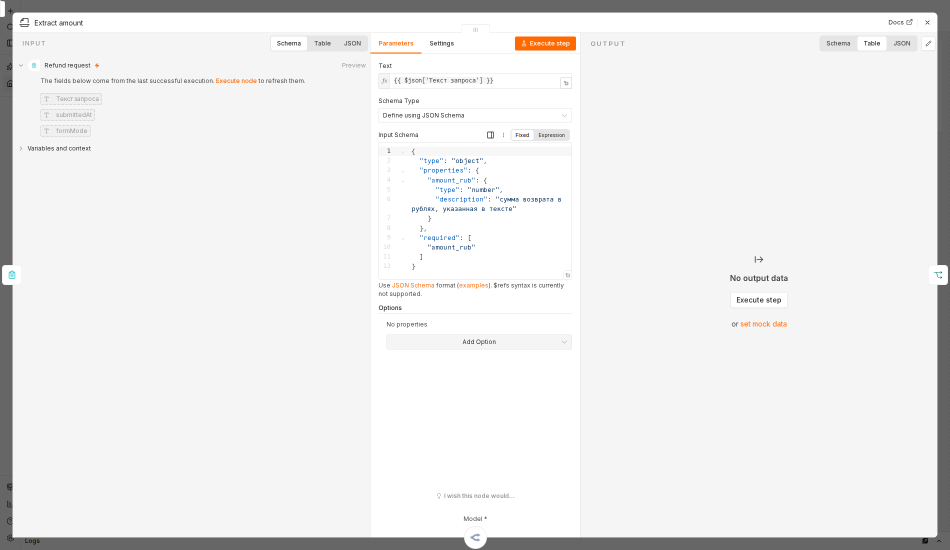
#> input picture library/seminars/sem-08/stend/n8n-screenshots-raw/case3-extract-amount.png, 1900 x 1100 px, given in place of case1-before.png, which was not available (shown at 1/2 size)
$ python make_figures_w2b.py
#> lines starting #> are read from the running program, lines starting #| are printed output that depends on the picture; after the words box and inside, x2 and y2 are one past the last pixel; in counts of white or black regions, pixels touching at a corner belong together; pictures that were not available may be replaced by others from this repository, and a replacement may not be noted
#!/usr/bin/env python3
"""Волна 2б «конфетки» Семинара 8 (issue #292) — две СВЕДЁННЫЕ фигуры Кейса 1.

План `qa/PLAN-KONFETKA-INSTRUKTSII-2026-10-22.md` §4.8 сводит по две пары
слайдов Кейса 1 в один экран каждую: n11 + n11a («Версия с моделью на стенде»)
и n14 + n14a («Версия с шаблоном на стенде»). На каждом сведённом экране обязан
поместиться и общий кадр холста, и панель настройки узла, — то есть фигура
теперь одна, а показать должна то, что раньше показывали две.

    k1-stend-versiya1-real.png  холст воркфлоу «Кейс 1 (до)», под ним поле
                                 `Prompt (User Message)` узла `Compose
                                 notification (LLM)` и два его переключателя
    k1-stend-versiya2-real.png  холст воркфлоу «Кейс 1 (после)», под ним поле
                                 `notification_text` узла `Compose
                                 notification (template)` и переключатель
                                 «Include Other Input Fields»

── Чем здесь связаны руки, и почему раскладка именно такая ──────────────────

Полоса содержания слайда — 12,23″ × 5,90″ (`deck_config.py`: WIDTH, BOTTOM
минус заголовок), пропорция 2,07. Фигура с пропорцией НИЖЕ 1,66 не может занять
80% ширины и ловит предупреждение `СХЕМА ЗАЖАТА` (`deck_kit.figure`:
FIG_MIN_FILL). Одновременно §3.6 плана держит пол кегля 7,5 pt на скринах.
Эти два требования тянут в разные стороны, и свести их удалось не сразу —
замеры всех проб, чтобы следующая волна не повторяла их заново:

    холст + панель ОДНА ПОД ДРУГОЙ, обе во всю ширину   → 1,41 · холст 5,6 pt ✗
    то же, с полосами подписей в одну строку            → 1,50 · холст 5,6 pt ✗
    холст и панель РЯДОМ, по высоте вровень             → 5,14 · холст 5,0 pt ✗
    холст сверху + РЯД из двух панелей, полосы подписей → 1,78 · холст 7,7 pt ~
    холст сверху + РЯД из двух панелей, БЕЗ подписей    → 2,01 · холст 7,5 pt ✓

Решающим оказался отказ от полос подписей над кропами. Полоса стоит 40–90 px
высоты каждая, то есть прямо съедает пропорцию, — а работу свою здесь не
делает: в отличие от панельных композитов волны 1а (где кроп показывает
безымянное поле ввода), ЭТИ кропы режутся по границе, внутри которой интерфейс
n8n подписывает себя сам: «Prompt (User Message)», «notification_text»,
«Require Specific Output Format», «Include Other Input Fields». Рисовать над
ними вторую подпись значило бы повторить словами то, что уже написано на
кадре, — ровно то удвоение, которое §3.7 плана запрещает на слайде.

Высота нижнего ряда задана (`ROW2_H`), а ширина левой колонки из неё
ВЫЧИСЛЯЕТСЯ: у двух версий поля настройки разной формы (у версии 1 поле
промпта вытянуто вширь, у версии 2 выражение с именем и типом — вглубь), и
при равном делении пополам версия 2 давала пропорцию 1,80 и холст 6,7 pt.
Подбор ширины под общую высоту ряда выравнивает обе версии на 2,01.

ЧТО НЕ ТРОГАЕТСЯ. Фигуры волн 1а и 1б (`make_figures_crops.py`) этим файлом не
пересобираются — он только ЧИТАЕТ те же исходники `stend/n8n-screenshots-raw/`
и пишет два НОВЫХ имени. Прежние `k1-n8n-versiya1-real.png`,
`k1-n8n-versiya2-real.png`, `k1-n8n-versiya1-nastroyka-llm.png`,
`k1-n8n-versiya2-nastroyka-template.png` остаются на диске: на них стоят
EN-слайды до волны 6, и они же — запасной показ.

Прямоугольник холста — K1_BOX волны 1б, (288, 248, 1660, 648), ПОВТОРЁН здесь
числом, а не импортирован: импорт `make_figures_crops` выполнил бы его целиком
и переписал все восемь фигур той волны. Если K1_BOX там когда-нибудь
изменится, этот файл надо поправить вручную — цена названа, а не спрятана.

Запуск: `python3 make_figures_w2b.py` (из `rendered/`).
"""
from pathlib import Path

from PIL import Image, ImageDraw

HERE = Path(__file__).resolve().parent
RAW = HERE.parent / "stend" / "n8n-screenshots-raw"
OUT = HERE / "figures"

DEEP = (0x21, 0x29, 0x5C)
LIGHT = (0x1C, 0x72, 0x93)
W = (255, 255, 255)

BAND_IN = 12.23          # ширина полосы контента слайда (deck_config.WIDTH)
BAND_H_IN = 5.90         # высота полосы под фигурой БЕЗ текстовых блоков
KEGL_FLOOR_PT = 7.5      # пол кегля на скринах (план §3.6)

GAP = 28
ROW2_H = 255             # высота нижнего ряда, px (см. шапку)

# Холст Кейса 1 — тот же прямоугольник, что у волны 1б (см. шапку).
K1_BOX = (288, 248, 1660, 648)

# Панели настройки. Прямоугольники взяты по самим скринам 1900×1100; каждый
# режется так, чтобы в кадр попала СОБСТВЕННАЯ подпись поля из интерфейса.
V1_PROMPT = (753, 236, 1148, 383)     # «Prompt (User Message)» + поле целиком
V1_TOGGLES = (750, 390, 1150, 512)    # оба переключателя, оба выключены
V2_FIELD = (772, 236, 1160, 414)      # `notification_text` · String · выражение
V2_INCLUDE = (750, 505, 1150, 627)    # «Include Other Input Fields» = All


def framed(im, box_w, box_h):
    """Кроп в тиловой рамке, вписанный по центру в прямоугольник ряда."""
    k = box_w / im.width
    small = im.resize((box_w, round(im.height * k)), Image.LANCZOS)
    out = Image.new("RGB", (box_w, box_h), W)
    y = (box_h - small.height) // 2
    out.paste(small, (0, y))
    ImageDraw.Draw(out).rectangle(
        [0, y, box_w - 1, y + small.height - 1], outline=LIGHT, width=2)
    return out


def stend_composite(canvas_src, panel_src, left_box, right_box):
    """Холст и панель — РАЗНЫЕ скрины одного воркфлоу: `case1-before.png` снят
    на холсте, `case1-before-compose.png` — с открытой двойным щелчком панелью
    узла. Отсюда два исходника, а не один."""
#> called with canvas_src = 'case1-before.png', panel_src = 'case1-before-compose.png', left_box = (753, 236, 1148, 383), right_box = (750, 390, 1150, 512)
    raw = Image.open(RAW / canvas_src).convert("RGB")
#> raw is the input picture: PIL image 1900x1100 RGB; mean R, G, B 236.1, 235.8, 235.7
    pan = Image.open(RAW / panel_src).convert("RGB")
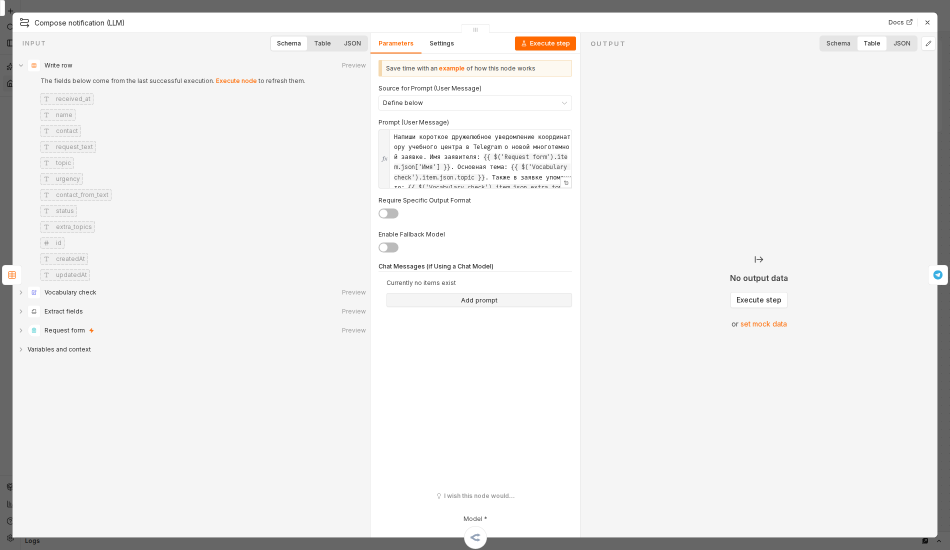
#> input picture library/seminars/sem-08/stend/n8n-screenshots-raw/case1-before-compose.png, 1900 x 1100 px (shown at 1/2 size)
#> pan is the input picture: PIL image 1900x1100 RGB; mean R, G, B 235.6, 235.3, 235
    canvas = raw.crop(K1_BOX)
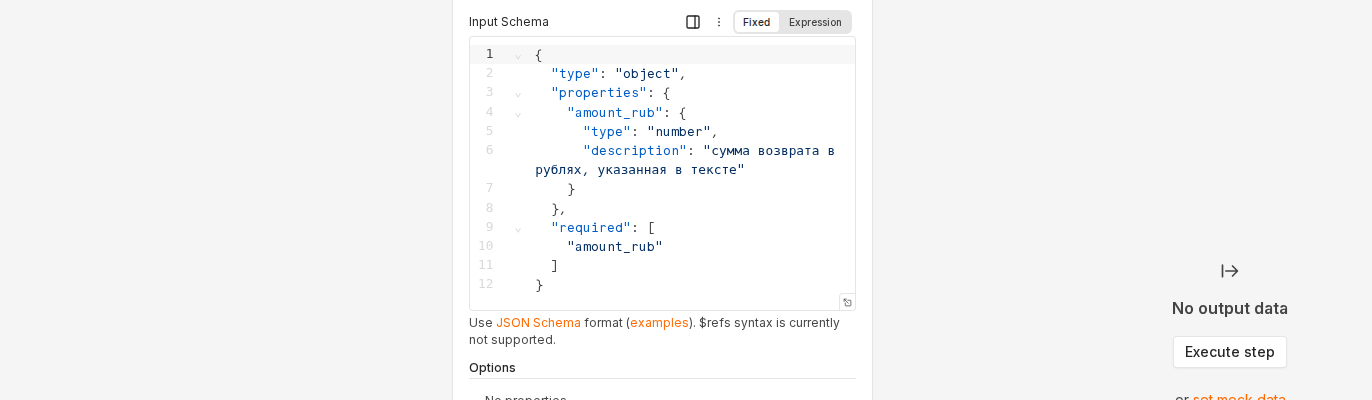
#> canvas: PIL image 1372x400 RGB; mean R, G, B 245.9, 246, 246.2
    cw = canvas.width
#> cw = 1372

    lsrc, rsrc = pan.crop(left_box), pan.crop(right_box)
    # Ширина левой колонки — та, при которой её высота равна высоте ряда.
    lw = min(round(ROW2_H * lsrc.width / lsrc.height), cw - GAP - 200)
#> lw = 685
    rw = cw - GAP - lw
#> rw = 659

    out = Image.new("RGB", (cw, canvas.height + GAP + ROW2_H), W)
#> out: PIL image 1372x683 RGB; every value is 255
    out.paste(canvas, (0, 0))
    ImageDraw.Draw(out).rectangle(
        [0, 0, cw - 1, canvas.height - 1], outline=DEEP, width=2)
    out.paste(framed(lsrc, lw, ROW2_H), (0, canvas.height + GAP))
#> in framed, `out = Image.new("RGB", (box_w, box_h), W)`: out: PIL image 685x255 RGB; every value is 255
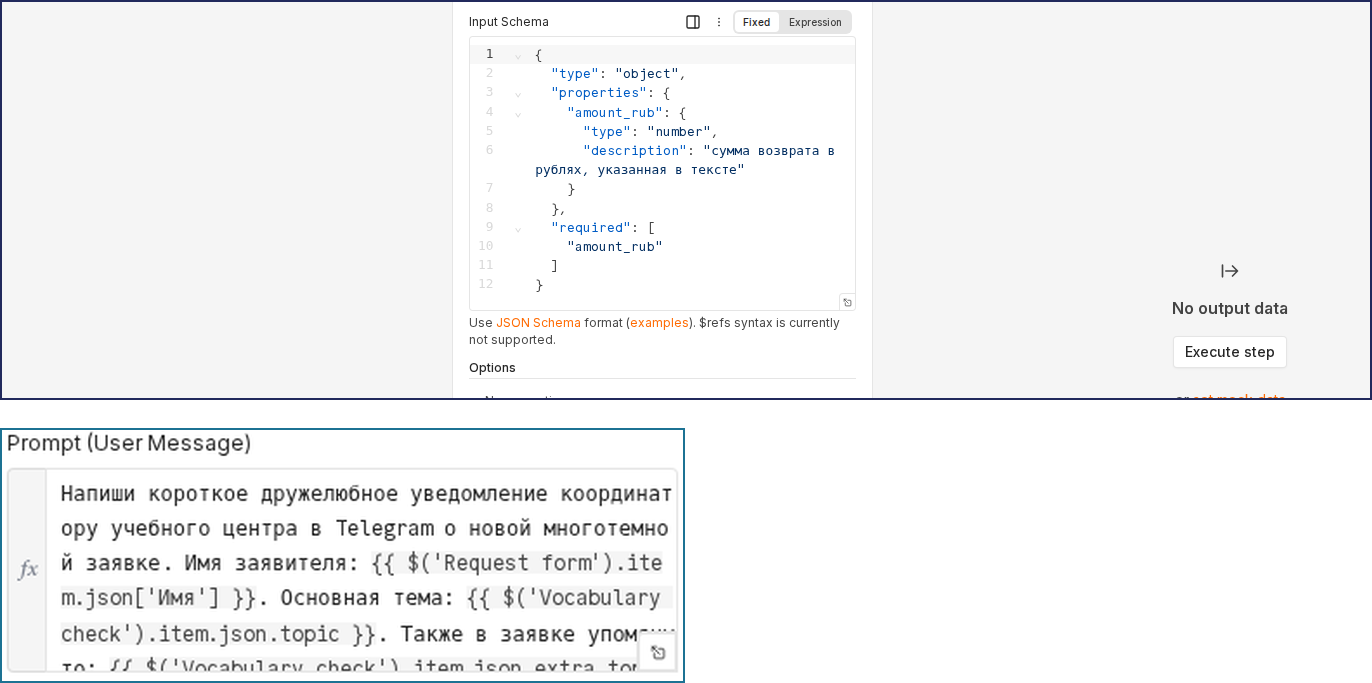
#> out: PIL image 1372x683 RGB; mean R, G, B 243.4, 243.9, 244.5
    out.paste(framed(rsrc, rw, ROW2_H), (lw + GAP, canvas.height + GAP))
#> call 2 of framed, with box_w = 659, box_h = 255
#> in framed (call 2), `small = im.resize((box_w, round(im.height * k)), Image.LANCZOS)`:
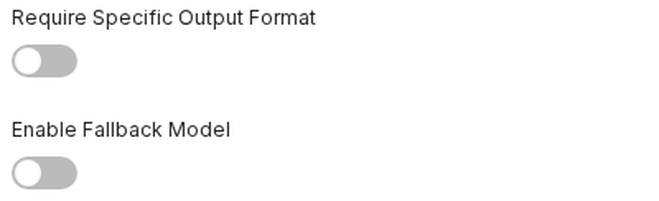
#> small: PIL image 659x201 RGB; min 0, max 255, mean 249.7
#> in framed (call 2), `out = Image.new("RGB", (box_w, box_h), W)`: out: PIL image 659x255 RGB; every value is 255
#> in framed (call 2), `ImageDraw.Draw(out).rectangle( [0, y, box_w - 1, y + small.height - 1]..`:
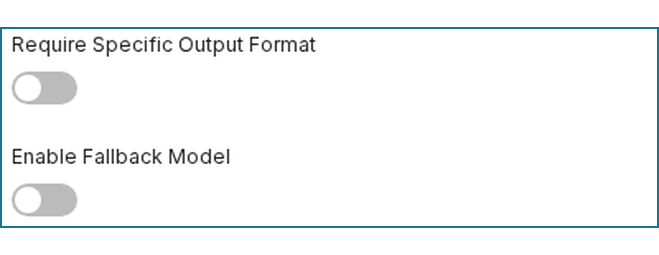
#> out: PIL image 659x255 RGB; mean R, G, B 246.2, 247.9, 248.6
#> out: PIL image 1372x683 RGB
    return out, canvas.size, (lsrc.size, lw), (rsrc.size, rw)


def report(name, im, canvas_px, left, right):
    """Пропорция и кегль интерфейса на слайде — числом, а не на глаз.

    Кегль считается для трёх размеров текста интерфейса n8n: 12 px — серые
    подподписи узлов («manual», «sendMessage: message»), 14 px — подписи полей
    в панели, 17 px — имена узлов на холсте и значения полей."""
#> called with name = 'k1-stend-versiya1-real.png', canvas_px = (1372, 400), left = ((395, 147), 685), right = ((400, 122), 659)
    ar = im.width / im.height
#> ar = 2.01
    w_in = min(BAND_IN, BAND_H_IN * ar)
#> w_in = 11.85
    fill = w_in / BAND_IN
#> fill = 0.969
    print(f"  {name}  {im.size}  пропорция {ar:.2f}  "
          f"на слайде {w_in:.2f}″ ({fill:.0%} полосы"
          f"{'' if fill >= 0.80 else ' — НИЖЕ ПОРОГА 80%'})")
#|   k1-stend-versiya1-real.png  (1372, 683)  пропорция 2.01  на слайде 11.85″ (97% полосы)
    for label, src_w, fig_w in (("холст", canvas_px[0], im.width),
                                ("панель слева", left[0][0], left[1]),
                                ("панель справа", right[0][0], right[1])):
        pt = w_in * fig_w / im.width * 72 / src_w
        flag = "" if 12 * pt >= KEGL_FLOOR_PT - 0.05 else "  ← 12 px ниже пола 7,5 pt"
        print(f"     кегль [{label}]: 12 px = {12 * pt:.1f} pt, "
              f"14 px = {14 * pt:.1f} pt, 17 px = {17 * pt:.1f} pt{flag}")
#> this loop made 3 passes
#> (label, src_w, fig_w, pt) on passes 1 to 3: ('холст', 1372, 1372, 0.622), ('панель слева', 395, 685, 1.08), ('панель справа', 400, 659, 1.02)
#|      кегль [холст]: 12 px = 7.5 pt, 14 px = 8.7 pt, 17 px = 10.6 pt
#|      кегль [панель слева]: 12 px = 12.9 pt, 14 px = 15.1 pt, 17 px = 18.3 pt
#|      кегль [панель справа]: 12 px = 12.3 pt, 14 px = 14.3 pt, 17 px = 17.4 pt


for _name, _canvas, _panel, _l, _r in (
    ("k1-stend-versiya1-real.png", "case1-before.png",
     "case1-before-compose.png", V1_PROMPT, V1_TOGGLES),
    ("k1-stend-versiya2-real.png", "case1-after.png",
     "case1-after-compose.png", V2_FIELD, V2_INCLUDE),
):
    _im, _cpx, _left, _right = stend_composite(_canvas, _panel, _l, _r)
    _im.save(OUT / _name)
    report(_name, _im, _cpx, _left, _right)
#> pass 2 of the loop `for _name, _canvas, _panel, _l, _r in (`:
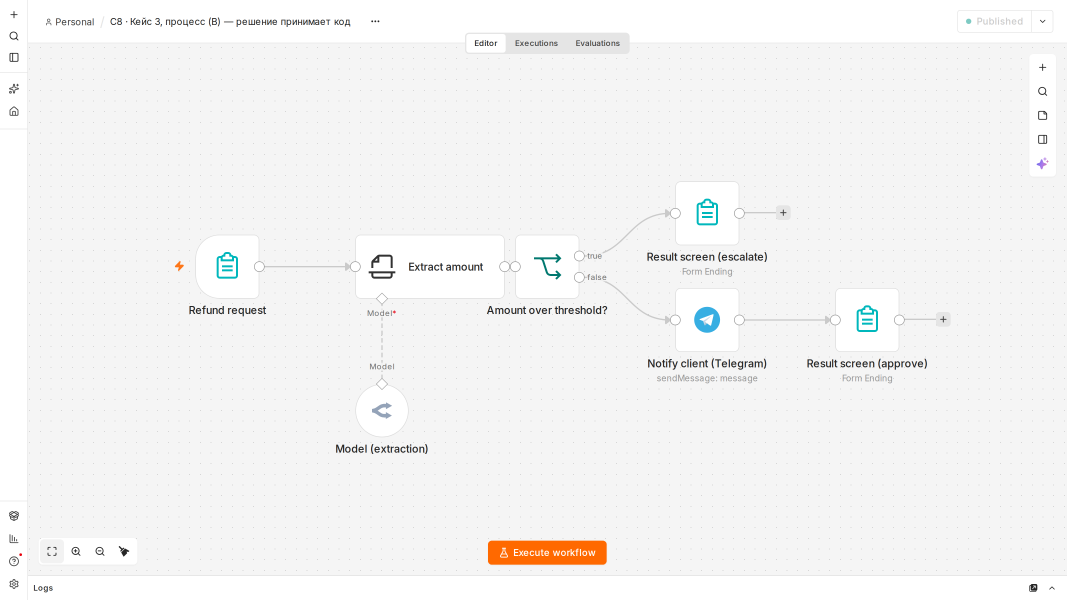
#> input picture library/seminars/sem-08/stend/n8n-screenshots-raw/case3-process-b-s-uzlom-klientu-2026-10-22.png, 3200 x 1800 px, given in place of case1-after.png, which was not available (shown at 1/3 size)
#> in stend_composite, raw is the input picture: PIL image 3200x1800 RGB; mean R, G, B 244.7, 244.4, 244
#> in stend_composite (call 2), `canvas = raw.crop(K1_BOX)`:
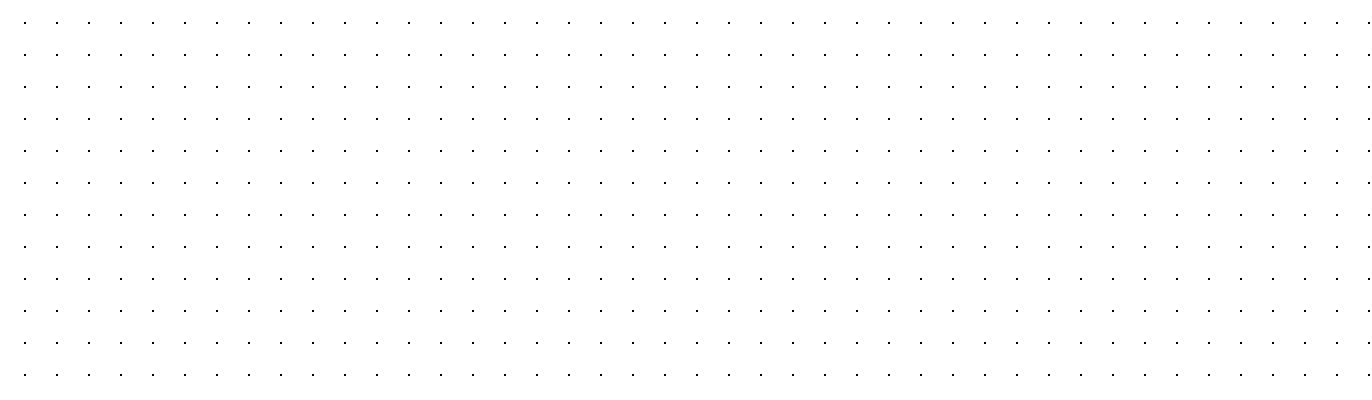
#> canvas: PIL image 1372x400 RGB; values 176 (black) and 245 (white), 99.6% white; black in thin lines or dots, all inside (x1, y1, x2, y2) = (24, 22, 1370, 376)
#> lsrc: PIL image 388x178 RGB; values 176 (black) and 245 (white), 99.6% white; black in thin lines or dots, all inside (x1, y1, x2, y2) = (20, 2, 374, 164)
#> rsrc: PIL image 400x122 RGB; values 176 (black) and 245 (white), 99.6% white; black in thin lines or dots, all inside (x1, y1, x2, y2) = (10, 21, 396, 119)
#> small: PIL image 556x255 RGB
#> small: PIL image 788x240 RGB
#> in framed (call 4), `ImageDraw.Draw(out).rectangle( [0, y, box_w - 1, y + small.height - 1]..`:
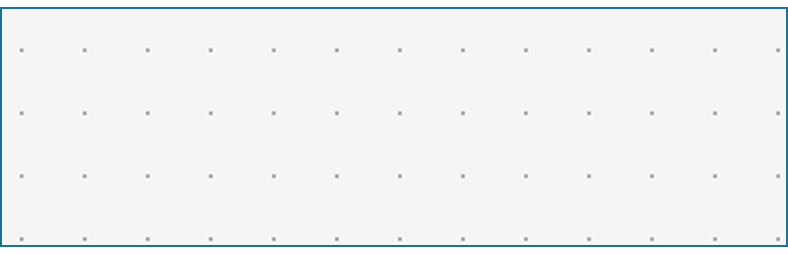
#> out: PIL image 788x255 RGB; mean R, G, B 240.9, 242.6, 243.3
#|   k1-stend-versiya2-real.png  (1372, 683)  пропорция 2.01  на слайде 11.85″ (97% полосы)
#> the loop in report (call 2), `for label, src_w, fig_w in (("холст", canvas_px[0], im.width), ("панел..` made 3 passes
#> (label, src_w, fig_w, pt) on passes 1 to 3: ('холст', 1372, 1372, 0.622), ('панель слева', 388, 556, 0.891), ('панель справа', 400, 788, 1.23)
#> (printed output is left out)


# ── Сцена Кейса 1 (n06): цепочка, которая уже работала ──────────────────────
#
# План §4.7 требует на сцене НАСТОЯЩИЙ кадр, а не пересказ. Главная забота
# здесь не в кропе, а в том, чего на кадре быть НЕ ДОЛЖНО: следующий экран
# (n07) спрашивает зал, как собрать уведомление из трёх значений, и голосует
# карточками. Любой кадр, на котором виден узел композиции — «Compose
# notification (LLM)» у версии 1 или «(template)» у версии 2, — выдаёт ответ
# за экран до вопроса.
#
# Поэтому: исходник `case1-after.png` (у версии 2 узел экрана результата
# подписан просто `Result screen`, тогда как у версии 1 на том же месте стоит
# `Result screen Model (notification)` — само имя подписи уже называет модель),
# и прямоугольник (300, 425, 1420, 650) — НИЖНЯЯ диагональ холста: `Request
# form` → `Extract fields` → `Vocabulary check` → `Write row` → `Result
# screen`. Ровно те пять узлов, которые заработали на прошлом занятии и с
# которыми Ольга живёт каждый день. Узлы композиции и отправки лежат выше
# y=358 исходника и в кадр не попадают вовсе; от ветки к ним в кадре остаётся
# только серый хвост стрелки, уходящий за верхний край, — он настоящий, и
# закрашивать его было бы подделкой кадра ради удобства.
S7_BOX = (300, 425, 1420, 650)

_s7 = Image.open(RAW / "case1-after.png").convert("RGB").crop(S7_BOX)
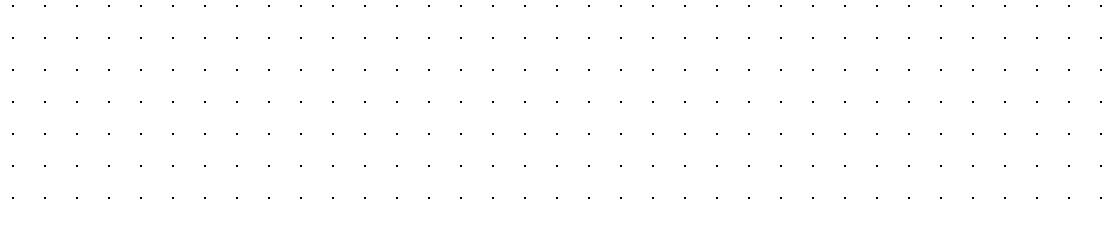
#> _s7: PIL image 1120x225 RGB; values 176 (black) and 245 (white), 99.6% white; black in thin lines or dots, all inside (x1, y1, x2, y2) = (12, 5, 1102, 199)
_out = Image.new("RGB", _s7.size, W)
#> _out: PIL image 1120x225 RGB; every value is 255
_out.paste(_s7, (0, 0))
ImageDraw.Draw(_out).rectangle(
    [0, 0, _s7.width - 1, _s7.height - 1], outline=DEEP, width=2)
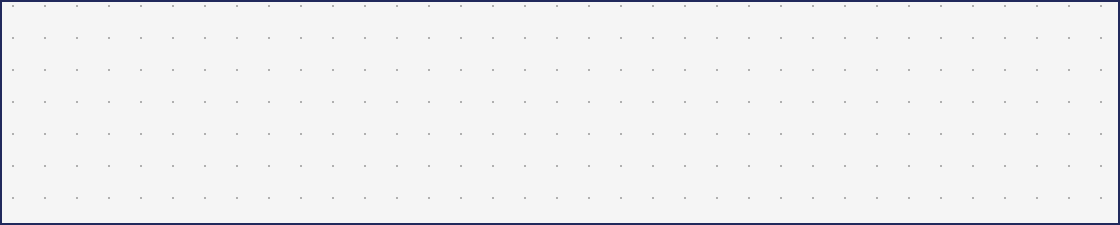
#> _out: PIL image 1120x225 RGB; mean R, G, B 240.2, 240.4, 241.5
_out.save(OUT / "k1-stend-s7-tsepochka-real.png")
_ar = _out.width / _out.height
_w_in = min(BAND_IN, BAND_H_IN * _ar)
_pt = _w_in * 72 / _out.width
print(f"  k1-stend-s7-tsepochka-real.png  {_out.size}  пропорция {_ar:.2f}  "
      f"на слайде {_w_in:.2f}″")
#|   k1-stend-s7-tsepochka-real.png  (1120, 225)  пропорция 4.98  на слайде 12.23″
print(f"     кегль [холст]: 12 px = {12 * _pt:.1f} pt, "
      f"17 px = {17 * _pt:.1f} pt")
#|      кегль [холст]: 12 px = 9.4 pt, 17 px = 13.4 pt

print("\nволна 2б: собраны 3 новые фигуры Кейса 1. "
      "Фигуры волн 1а/1б не трогались.")
